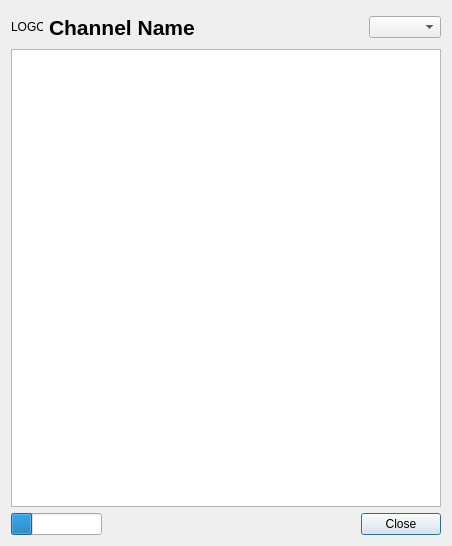
<?xml version="1.0" encoding="UTF-8"?>
<ui version="4.0">
 <class>Dialog</class>
 <widget class="QDialog" name="Dialog">
  <property name="geometry">
   <rect>
    <x>0</x>
    <y>0</y>
    <width>452</width>
    <height>546</height>
   </rect>
  </property>
  <property name="windowTitle">
   <string>Dialog</string>
  </property>
  <layout class="QVBoxLayout" name="verticalLayout">
   <item>
    <layout class="QHBoxLayout" name="horizontalLayout" stretch="0,1,0">
     <item>
      <widget class="QLabel" name="icon_label">
       <property name="minimumSize">
        <size>
         <width>32</width>
         <height>32</height>
        </size>
       </property>
       <property name="maximumSize">
        <size>
         <width>32</width>
         <height>32</height>
        </size>
       </property>
       <property name="text">
        <string>LOGO</string>
       </property>
      </widget>
     </item>
     <item>
      <widget class="QLabel" name="channel_name_label">
       <property name="font">
        <font>
         <pointsize>16</pointsize>
         <weight>75</weight>
         <bold>true</bold>
        </font>
       </property>
       <property name="text">
        <string>Channel Name</string>
       </property>
      </widget>
     </item>
     <item>
      <widget class="QComboBox" name="days_combobox"/>
     </item>
    </layout>
   </item>
   <item>
    <widget class="QTreeView" name="epg_treeview">
     <property name="focusPolicy">
      <enum>Qt::NoFocus</enum>
     </property>
     <property name="editTriggers">
      <set>QAbstractItemView::NoEditTriggers</set>
     </property>
     <property name="alternatingRowColors">
      <bool>true</bool>
     </property>
     <property name="rootIsDecorated">
      <bool>false</bool>
     </property>
     <property name="itemsExpandable">
      <bool>false</bool>
     </property>
     <property name="expandsOnDoubleClick">
      <bool>false</bool>
     </property>
    </widget>
   </item>
   <item>
    <layout class="QHBoxLayout" name="horizontalLayout_2" stretch="0,1">
     <item>
      <widget class="QProgressBar" name="progress_bar">
       <property name="value">
        <number>24</number>
       </property>
       <property name="textVisible">
        <bool>false</bool>
       </property>
      </widget>
     </item>
     <item>
      <widget class="QDialogButtonBox" name="buttonBox">
       <property name="orientation">
        <enum>Qt::Horizontal</enum>
       </property>
       <property name="standardButtons">
        <set>QDialogButtonBox::Close</set>
       </property>
      </widget>
     </item>
    </layout>
   </item>
  </layout>
 </widget>
 <resources/>
 <connections>
  <connection>
   <sender>buttonBox</sender>
   <signal>accepted()</signal>
   <receiver>Dialog</receiver>
   <slot>accept()</slot>
   <hints>
    <hint type="sourcelabel">
     <x>248</x>
     <y>254</y>
    </hint>
    <hint type="destinationlabel">
     <x>157</x>
     <y>274</y>
    </hint>
   </hints>
  </connection>
  <connection>
   <sender>buttonBox</sender>
   <signal>rejected()</signal>
   <receiver>Dialog</receiver>
   <slot>reject()</slot>
   <hints>
    <hint type="sourcelabel">
     <x>316</x>
     <y>260</y>
    </hint>
    <hint type="destinationlabel">
     <x>286</x>
     <y>274</y>
    </hint>
   </hints>
  </connection>
 </connections>
</ui>
